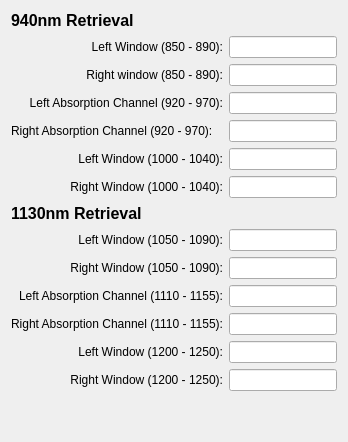
          <widget class="QWidget" name="tab_8">
           <attribute name="title">
            <string>Vapour Retrieval</string>
           </attribute>
           <layout class="QGridLayout" name="gridLayout_8">
            <item row="0" column="0">
             <widget class="QLabel" name="label_52">
              <property name="font">
               <font>
                <pointsize>12</pointsize>
                <weight>75</weight>
                <bold>true</bold>
               </font>
              </property>
              <property name="text">
               <string>940nm Retrieval</string>
              </property>
             </widget>
            </item>
            <item row="7" column="0">
             <widget class="QLabel" name="label_56">
              <property name="font">
               <font>
                <pointsize>12</pointsize>
                <weight>75</weight>
                <bold>true</bold>
               </font>
              </property>
              <property name="text">
               <string>1130nm Retrieval</string>
              </property>
             </widget>
            </item>
            <item row="3" column="0">
             <widget class="QLabel" name="label_55">
              <property name="text">
               <string>Left Absorption Channel (920 - 970):</string>
              </property>
              <property name="alignment">
               <set>Qt::AlignRight|Qt::AlignTrailing|Qt::AlignVCenter</set>
              </property>
             </widget>
            </item>
            <item row="8" column="0">
             <widget class="QLabel" name="label_57">
              <property name="text">
               <string>Left Window (1050 - 1090):</string>
              </property>
              <property name="alignment">
               <set>Qt::AlignRight|Qt::AlignTrailing|Qt::AlignVCenter</set>
              </property>
             </widget>
            </item>
            <item row="9" column="1">
             <widget class="QLineEdit" name="wv1130RightWindow1Edit"/>
            </item>
            <item row="9" column="0">
             <widget class="QLabel" name="label_58">
              <property name="text">
               <string>Right Window (1050 - 1090):</string>
              </property>
              <property name="alignment">
               <set>Qt::AlignRight|Qt::AlignTrailing|Qt::AlignVCenter</set>
              </property>
             </widget>
            </item>
            <item row="1" column="1">
             <widget class="QLineEdit" name="wv830LeftWindow1Edit"/>
            </item>
            <item row="8" column="1">
             <widget class="QLineEdit" name="wv1130LeftWindow1Edit"/>
            </item>
            <item row="2" column="0">
             <widget class="QLabel" name="label_54">
              <property name="text">
               <string>Right window (850 - 890):</string>
              </property>
              <property name="alignment">
               <set>Qt::AlignRight|Qt::AlignTrailing|Qt::AlignVCenter</set>
              </property>
             </widget>
            </item>
            <item row="2" column="1">
             <widget class="QLineEdit" name="wv830RightWindow1Edit"/>
            </item>
            <item row="14" column="1">
             <spacer name="verticalSpacer">
              <property name="orientation">
               <enum>Qt::Vertical</enum>
              </property>
              <property name="sizeHint" stdset="0">
               <size>
                <width>20</width>
                <height>40</height>
               </size>
              </property>
             </spacer>
            </item>
            <item row="3" column="1">
             <widget class="QLineEdit" name="wv830AbsorptionLeftEdit"/>
            </item>
            <item row="1" column="0">
             <widget class="QLabel" name="label_53">
              <property name="text">
               <string>Left Window (850 - 890):</string>
              </property>
              <property name="alignment">
               <set>Qt::AlignRight|Qt::AlignTrailing|Qt::AlignVCenter</set>
              </property>
             </widget>
            </item>
            <item row="11" column="1">
             <widget class="QLineEdit" name="wv1130AbsorptionRightEdit"/>
            </item>
            <item row="10" column="0">
             <widget class="QLabel" name="label_68">
              <property name="text">
               <string>Left Absorption Channel (1110 - 1155):</string>
              </property>
              <property name="alignment">
               <set>Qt::AlignRight|Qt::AlignTrailing|Qt::AlignVCenter</set>
              </property>
             </widget>
            </item>
            <item row="5" column="0">
             <widget class="QLabel" name="label_66">
              <property name="layoutDirection">
               <enum>Qt::LeftToRight</enum>
              </property>
              <property name="text">
               <string>Left Window (1000 - 1040):</string>
              </property>
              <property name="alignment">
               <set>Qt::AlignRight|Qt::AlignTrailing|Qt::AlignVCenter</set>
              </property>
             </widget>
            </item>
            <item row="4" column="1">
             <widget class="QLineEdit" name="wv830AbsorptionRightEdit"/>
            </item>
            <item row="10" column="1">
             <widget class="QLineEdit" name="wv1130AbsorptionLeftEdit"/>
            </item>
            <item row="4" column="0">
             <widget class="QLabel" name="label_65">
              <property name="text">
               <string>Right Absorption Channel (920 - 970):</string>
              </property>
             </widget>
            </item>
            <item row="6" column="1">
             <widget class="QLineEdit" name="wv830RightWindow2Edit"/>
            </item>
            <item row="11" column="0">
             <widget class="QLabel" name="label_69">
              <property name="text">
               <string>Right Absorption Channel (1110 - 1155):</string>
              </property>
              <property name="alignment">
               <set>Qt::AlignRight|Qt::AlignTrailing|Qt::AlignVCenter</set>
              </property>
             </widget>
            </item>
            <item row="5" column="1">
             <widget class="QLineEdit" name="wv830LeftWindow2Edit"/>
            </item>
            <item row="13" column="0">
             <widget class="QLabel" name="label_71">
              <property name="text">
               <string>Right Window (1200 - 1250):</string>
              </property>
              <property name="alignment">
               <set>Qt::AlignRight|Qt::AlignTrailing|Qt::AlignVCenter</set>
              </property>
             </widget>
            </item>
            <item row="12" column="0">
             <widget class="QLabel" name="label_70">
              <property name="text">
               <string>Left Window (1200 - 1250):</string>
              </property>
              <property name="alignment">
               <set>Qt::AlignRight|Qt::AlignTrailing|Qt::AlignVCenter</set>
              </property>
             </widget>
            </item>
            <item row="6" column="0">
             <widget class="QLabel" name="label_67">
              <property name="text">
               <string>Right Window (1000 - 1040):</string>
              </property>
              <property name="alignment">
               <set>Qt::AlignRight|Qt::AlignTrailing|Qt::AlignVCenter</set>
              </property>
             </widget>
            </item>
            <item row="12" column="1">
             <widget class="QLineEdit" name="wv1130LeftWindow2Edit"/>
            </item>
            <item row="13" column="1">
             <widget class="QLineEdit" name="wv1130RightWindow2Edit"/>
            </item>
           </layout>
          </widget>
